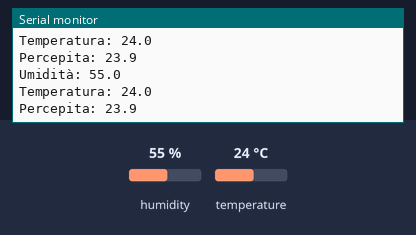
A sketch run on a simulated ESP8266 (NodeMCU). On the bench: the last lines printed to the serial monitor. The inputs (shaded band) are chosen by the test bench; at power-on: humidity 55 %, temperature 24 °C.

Above: at 4.8 s.
4.9 s: humidity set to 22 %
At 7.3 s:
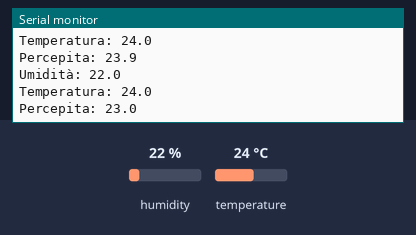
7.9 s: temperature set to 12 °C
At 9.2 s:
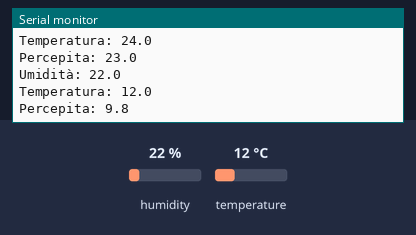
10.9 s: humidity set to 40 %
At 13.0 s:
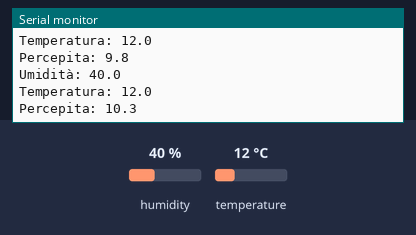
Timing chart, 0 to 14.5 s (numbered marks = the images above; inputs shaded):
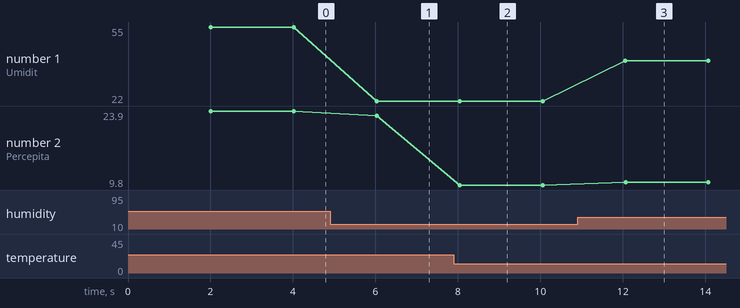

Measured:
- after the input at 4.9 s, the serial monitor: prints a new line after 1.1 s (image 1)
- after the input at 7.9 s, the serial monitor: prints a new line after 0.14 s (image 2)
- after the input at 10.9 s, the serial monitor: prints a new line after 1.2 s (image 3)
- plotted number 1: 55 → 22 after the input at 4.9 s, 22 → 40 after the input at 10.9 s
- plotted number 2: 23.9 → 23 after the input at 4.9 s, 23 → 9.8 after the input at 7.9 s, 9.8 → 10.3 after the input at 10.9 s

The sketch:

DHT_ESP8266.ino
```cpp
#include "DHTesp.h"

#define DHT_DATA D6

DHTesp dht;

void setup()
{
  Serial.begin(9600);
  Serial.println();

  dht.setup(DHT_DATA, DHTesp::DHT22); // Connect DHT sensor to GPIO 17
}

void loop()
{
  delay(dht.getMinimumSamplingPeriod());

  float humidity = dht.getHumidity();
  float temperature = dht.getTemperature();

  Serial.println();
  Serial.print("Umidità: ");
  Serial.println(humidity, 1);
  Serial.print("Temperatura: ");
  Serial.println(temperature, 1);
  Serial.print("Percepita: ");
  Serial.println(dht.computeHeatIndex(temperature, humidity, false), 1);

}
```
